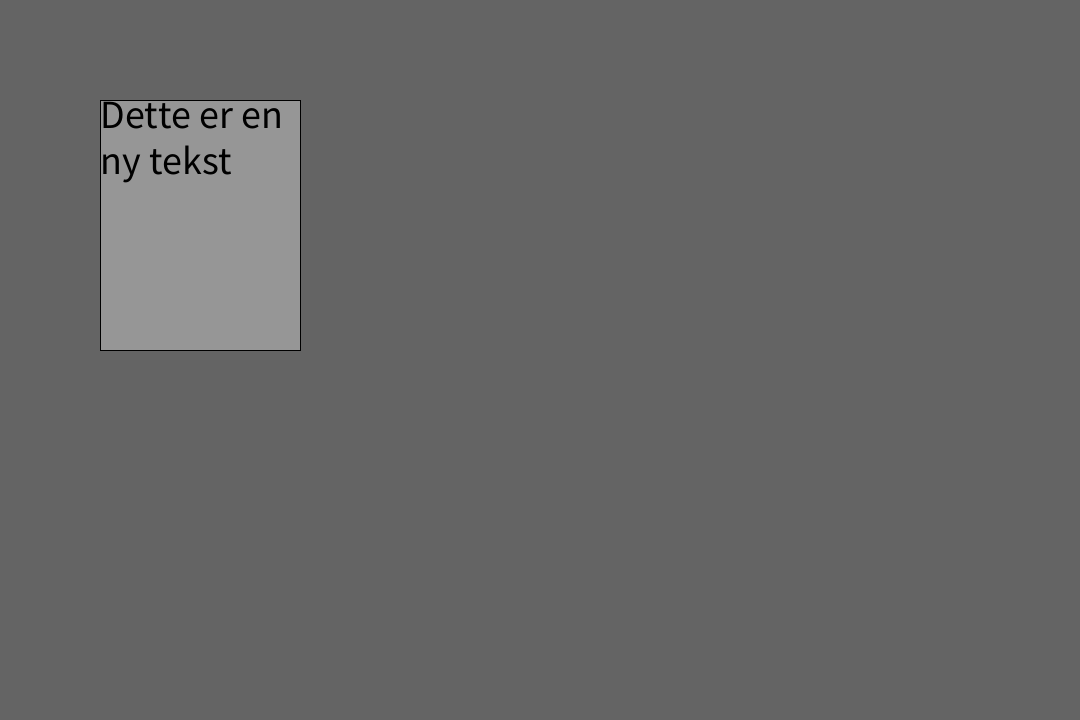
Frame 1 (no input)
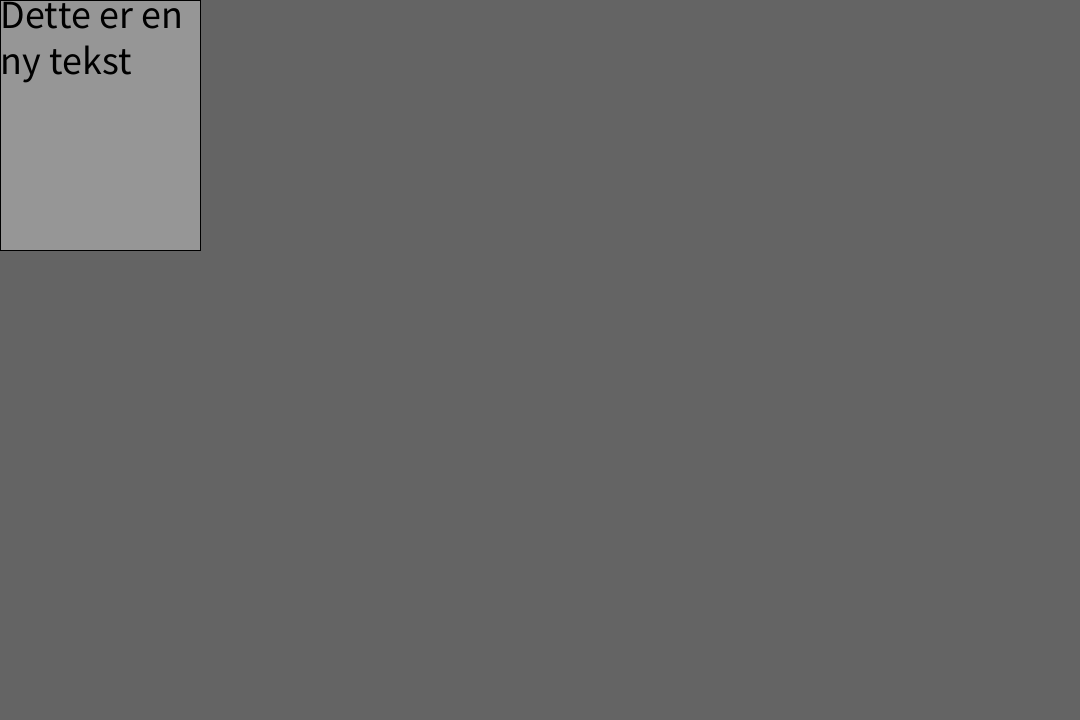
Frame 60 (the mouse pressed at the canvas centre just before this capture)
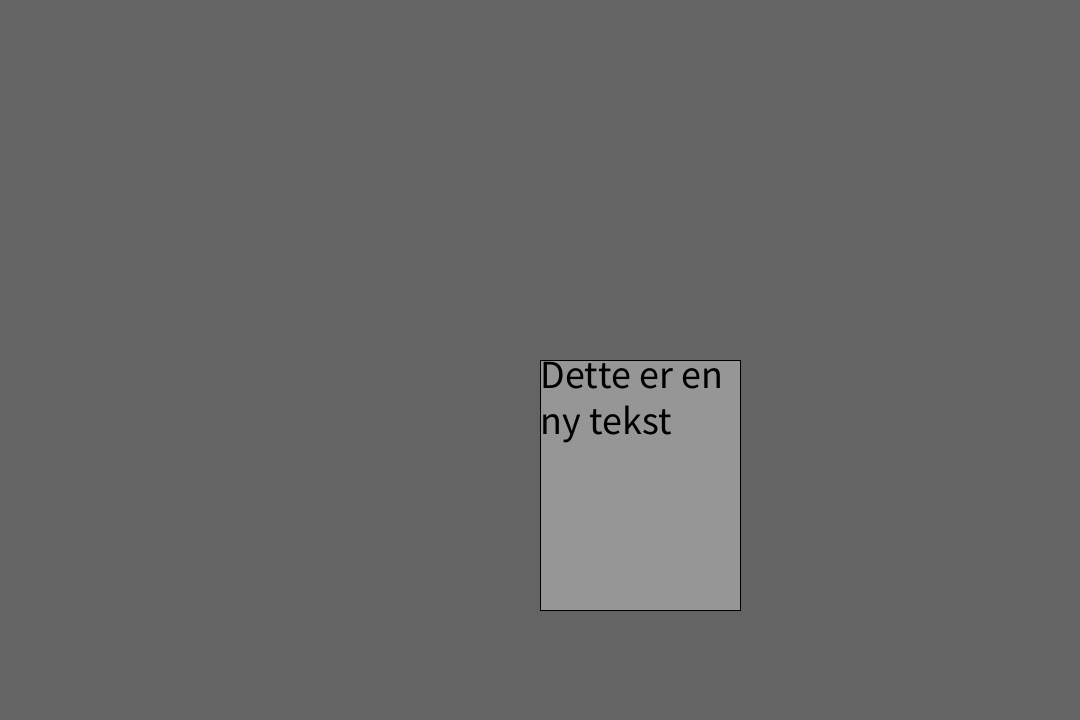
Frame 120 (the mouse held since frame 60 and released just before this capture)

The Processing sketch that drew these frames (run headless with seeded random() and noise(); from frame 60 on, the mouse is pressed at the canvas centre):

// Processing sketch: UITest
// ── UITest.pde
Row row = new Row(0, 0, 0, 0);

void setup() {
    size(1080, 720);
    textSize(40);
    
    TestBox newTestBox = new TestBox(100, 100, 200, 250);
    row.addChildToList(newTestBox);
    
    
    newTestBox.setTextAlign('L');
    newTestBox.setNewText("Dette er en ny tekst");
    
}

void draw() {
    background(100); 
    row.display();

    int[] mouse = {mouseX, mouseY};
    row.getChild(0).setOrigo(mouse);
}

class UIElement {
    int origoX, origoY, componentWidth, componentHeight; 
    ArrayList<UIElement> children;
    
    UIElement(int origoX, int origoY, int componentWidth, int componentHeight) {
        this.origoX = origoX;
        this.origoY = origoY;
        this.componentWidth = componentWidth;
        this.componentHeight = componentHeight;
        children = new ArrayList<UIElement>();
    }
    
    void display() {
        for (UIElement element : children) {
            element.display();
        }
    }
    
    void addChildToList(UIElement elementToAdd) {
        children.add(elementToAdd);
    }
    
    void updateChildOrigo(int[] newOrigo) {
        for (UIElement element : children) {
            element.display();
        }
    }

    void setOrigo(int[] newOrigo) {
        if (newOrigo.length != 2) println("ERROR: newOrigo must have 2 values");
        origoX = newOrigo[0];
        origoY = newOrigo[1];
    }

    UIElement getChild(int index) {
        if (index >= children.size()) {
            println("ERROR: getChild is out of index");
            return new UIElement(0, 0, 0, 0);
        }
        return children.get(index);
    }
}


class Row extends UIElement {
    Row(int origoX, int origoY, int componentWidth, int componentHeight) {
        super(origoX, origoY, componentWidth, componentHeight);
    }
}


class Column extends UIElement {
    Column(int origoX, int origoY, int componentWidth, int componentHeight) {
        super(origoX, origoY, componentWidth, componentHeight);
    }
}


class Text extends UIElement {
    String text = "Test";
    char textAlign = 'C';
    
    Text(int origoX, int origoY, int componentWidth, int componentHeight) {
        super(origoX, origoY, componentWidth, componentHeight);
    }
    
    
    @Override
    void display() {
        switch(textAlign) {
            case 'L':
                textAlign(LEFT);
                break;
            case 'C':
                textAlign(CENTER);
                break;
            case 'R':
                textAlign(RIGHT);
                break;
        }
        
        fill(0);
        text(text, origoX, origoY, componentWidth, componentHeight);
    }
    
    
    void setTextAlign(char align) {
        if (align == 'L' || align == 'C' ||  align == 'R') {
            textAlign = align; 
        } else{
            println("ERROR: Not supported align. Use 'L', 'C' og 'R'");
        }
    }
    
    
    void setNewText(String newText) {
        text = newText;
    }
}


class TestBox extends Text {
    TestBox(int origoX, int origoY, int componentWidth, int componentHeight) {
        super(origoX, origoY, componentWidth, componentHeight);
    }
    
    @Override
    void display() {
        fill(150);
        rect(origoX, origoY, componentWidth, componentHeight);
        super.display();
    }
}
